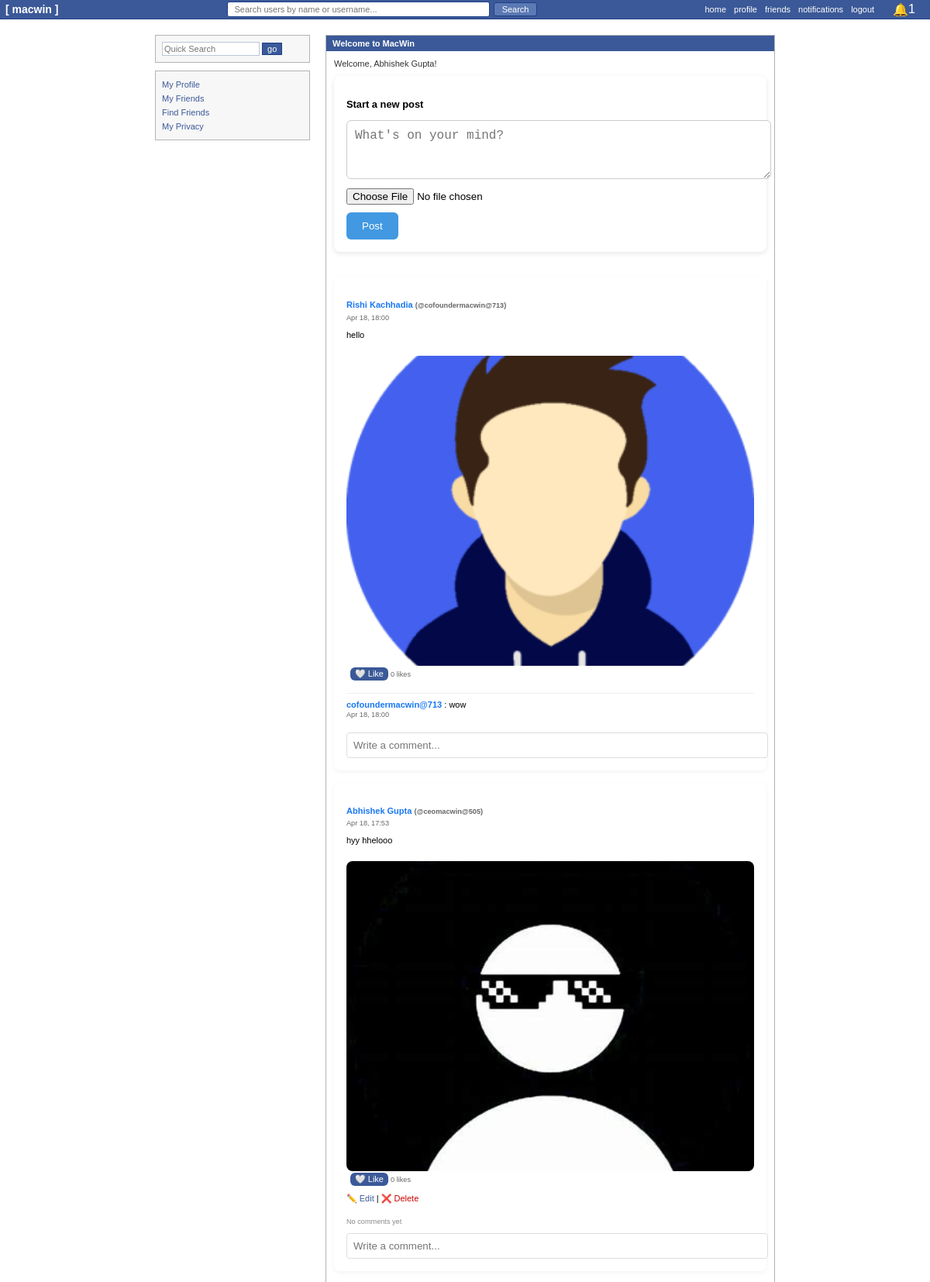
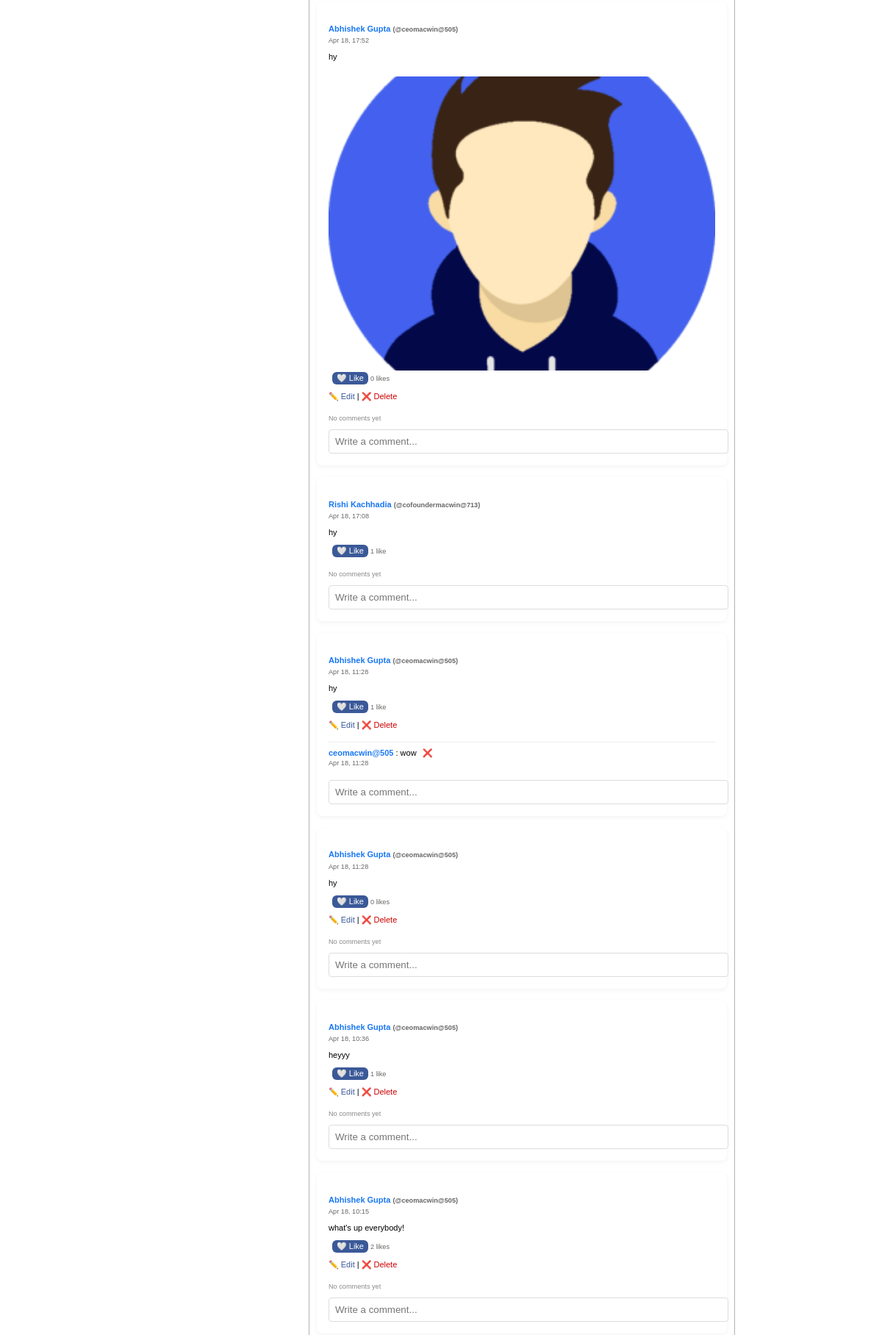
/ (signed in, upper part), run on the app's committed database (2 pictures, top to bottom).
### chat/models.py (models this page shows, shortened)
class Profile(models.Model):
    RELATIONSHIP_CHOICES = [
        ('S', 'Single'),
        ('R', 'In a Relationship'),
        ('C', "It's complicated"),
    ]
    user = models.OneToOneField(User, on_delete=models.CASCADE)
    full_name = models.CharField(max_length=100)
    branch = models.CharField(max_length=50, blank=True)
    year = models.CharField(max_length=10, blank=True)
    bio = models.TextField(blank=True)
    profile_pic = models.ImageField(upload_to='profiles/', blank=True, null=True)
    relationship_status = models.CharField(max_length=1, choices=RELATIONSHIP_CHOICES, blank=True)

class Post(models.Model):
    user = models.ForeignKey(User, on_delete=models.CASCADE, related_name='posts')
    content = models.TextField()
    image = models.ImageField(upload_to='posts/', blank=True, null=True)
    timestamp = models.DateTimeField(auto_now_add=True)
    class Meta:
        ordering = ['-timestamp']  # latest post first

class Comment(models.Model):
    post = models.ForeignKey('Post', on_delete=models.CASCADE, related_name='comments')
    user = models.ForeignKey(User, on_delete=models.CASCADE)
    content = models.TextField()
    timestamp = models.DateTimeField(auto_now_add=True)

### chat/views.py (the view)
# urls.py: path('', views.index_view, name='index'),
@login_required
def index_view(request):
    if request.method == 'POST':
        return handle_post_request(request)
    form = PostForm()
    comment_form = CommentForm()
    query = request.GET.get('q')
    results = handle_search(query, request.user) if query else None
    posts = Post.objects.select_related('user', 'user__profile').prefetch_related('likes', 'comments__user').order_by('-timestamp')
    unread_notifications = Notification.objects.filter(user=request.user, is_read=False)
    return render(request, 'chat/index.html', {
        'form': form,
        'comment_form': comment_form,
        'posts': posts,
        'results': results,
        'unread_notifications': unread_notifications
    })

### chat/forms.py
class PostForm(forms.ModelForm):
    class Meta:
        model = Post
        fields = ['content', 'image']
        widgets = {
            'content': forms.Textarea(attrs={
                'rows': 3,
                'placeholder': 'What\'s on your mind?'
            }),
        }

class CommentForm(forms.ModelForm):
    class Meta:
        model = Comment
        fields = ['content']
        widgets = {
            'content': forms.TextInput(attrs={'placeholder': 'Write a comment...'}),
        }

### chat/context_processors.py (called while the page is built)
def notifications_processor(request):
    if request.user.is_authenticated:
        unread_notifications = Notification.objects.filter(user=request.user, is_read=False)
        return {'unread_notifications': unread_notifications}
    return {'unread_notifications': []}

### chat/templates/chat/index.html (shortened to what this page needs)
<!DOCTYPE html>
<html lang="en">
<head>
</head>
<body>
    <div class="header">
        <h1>[ macwin ]</h1>
        <form method="get" class="header-search">
            <input type="text" name="q" placeholder="Search users by name or username..." value="{{ request.GET.q }}">
            <button type="submit">Search</button>
        </form>
        <div class="header-links">
            <a href="{% url 'index' %}">home</a>
            <a href="{% url 'profile' %}">profile</a>
            <a href="{% url 'friends' %}">friends</a>
            <a href="{% url 'notifications' %}">notifications</a>
            <a href="{% url 'logout' %}">logout</a>
            <div id="notif-wrapper">
                <button id="notif-btn">
                    🔔
                    {% with unread_count=unread_notifications|length %}
                        {% if unread_count > 0 %}
                            <span class="notif-count">{{ unread_count }}</span>
                        {% endif %}
                    {% endwith %}
                </button>
            </div>
        </div>
    </div>
    <div class="container">
        <div class="sidebar">
            <div class="quick-search">
                <input type="text" placeholder="Quick Search">
                <button>go</button>
            </div>
            <div class="nav-links">
                <a href="{% url 'profile' %}">My Profile</a>
                <a href="{% url 'friends' %}">My Friends</a>
                <a href="{% url 'find_friends' %}">Find Friends</a>
                <a href="{% url 'privacy_settings' %}">My Privacy</a>
            </div>
        </div>
        <div class="main-content">
            <div class="welcome-section">
                <div class="section-header">Welcome to MacWin</div>
                <div class="section-content">
                    <div class="welcome-text">
                        Welcome, {{ request.user.profile.full_name }}!
                    </div>
                    <div class="feed-container">
                        <div class="post-form">
                            <h3>Start a new post</h3>
                            <form method="post" enctype="multipart/form-data">
                                {{ form.content }}
                                <div style="margin-top: 10px;">
                                    {{ form.image }}
                                </div>
                                <button type="submit">Post</button>
                            </form>
                        </div>
                        {% for post in posts %}
                            <div class="post-card">
                                <h4>
                                    <a href="{% url 'user_profile' post.user.id %}" style="color:#1877f2; text-decoration:none;">
                                        {{ post.user.profile.full_name }}
                                    </a>
                                    <small style="color:#666;">
                                        (<a href="{% url 'user_profile' post.user.id %}" style="color:#666; text-decoration:none;">@{{ post.user.username }}</a>)
                                    </small>
                                </h4>
                                <small>{{ post.timestamp|date:"M d, H:i" }}</small>
                                <p>{{ post.content }}</p>
                                {% if post.image %}
                                    <img src="{{ post.image.url }}" style="width:100%; max-height: 400px; object-fit: cover; margin-top: 10px; border-radius: 8px;" />
                                {% endif %}
                                <form class="like-form" data-post-id="{{ post.id }}" style="display:inline;">
                                    {% with has_liked=post.likes.all %}
                                    {% if request.user in has_liked %}
                                        <button type="submit" class="like-button">❤️ Unlike</button>
                                    {% else %}
                                        <button type="submit" class="like-button">🤍 Like</button>
                                    {% endif %}
                                    {% endwith %}
                                </form>
                                <small class="likes-count">{{ post.likes.count }} like{{ post.likes.count|pluralize }}</small>
                                {% if post.user == request.user %}
                                <div style="margin-top: 10px;">
                                    <a href="{% url 'edit_post' post.id %}" style="color: #3b5998; text-decoration: none; font-size: 11px;">✏️ Edit</a>
                                    |
                                    <a href="{% url 'delete_post' post.id %}"
                                       style="color: #cc0000; text-decoration: none; font-size: 11px;"
                                       onclick="return confirm('Are you sure you want to delete this post?');">❌ Delete</a>
                                </div>
                                {% endif %}
                                <div class="comments-section" style="margin-top: 1rem;">
                                    {% for comment in post.comments.all %}
                                        <div class="comment" style="border-top: 1px solid #eee; padding: 8px 0;">
                                            <a href="{% url 'user_profile' comment.user.id %}" style="color:#1877f2; text-decoration:none;">
                                                <strong>{{ comment.user.username }}</strong>
                                            </a>: {{ comment.content }}
                                            {% if comment.user == request.user %}
                                                <a href="{% url 'delete_comment' comment.id %}"
                                                   style="color: #cc0000; text-decoration: none; font-size: 11px; margin-left: 5px;"
                                                   onclick="return confirm('Are you sure you want to delete this comment?');">❌</a>
                                            {% endif %}
                                            <br>
                                            <small style="color:#666;">{{ comment.timestamp|date:"M d, H:i" }}</small>
                                        </div>
                                    {% empty %}
                                        <small style="color:#888;">No comments yet</small>
                                    {% endfor %}
                                </div>
                                <form method="post" class="comment-form" style="margin-top: 10px;">
                                    <input type="text" name="comment_content" placeholder="Write a comment..."
                                           style="width: 100%; padding: 8px; border: 1px solid #ddd; border-radius: 4px;">
                                </form>
                            </div>
                        {% endfor %}
                    </div>
                </div>
            </div>
        </div>
    </div>
</body>
</html>

### chat/templates/chat/index.html (style rules this page uses)
body { margin: 0; padding: 0; font-family: "Tahoma", "Verdana", sans-serif; background-color: #fff; font-size: 11px; }
.header { background-color: #3b5998; padding: 2px 5px; color: white; border-bottom: 1px solid #1d4088; display: flex; align-items: center; justify-content: space-between; padding-right: 15px; }
.header h1 { margin: 0; font-size: 14px; padding: 2px; }
.header-search { flex: 1; max-width: 400px; margin: 0 20px; display: flex; align-items: center; }
.header-search input { width: 100%; padding: 3px 8px; font-size: 11px; border: 1px solid #1d4088; border-radius: 3px; margin-right: 5px; }
.header-search button { padding: 2px 10px; font-size: 11px; background: #5b79b4; color: white; border: 1px solid #1d4088; border-radius: 3px; cursor: pointer; }
.header-links { display: flex; align-items: center; gap: 10px; }
.header-links a { color: white; text-decoration: none; font-size: 11px; }
.container { width: 800px; margin: 20px auto; display: flex; }
.sidebar { width: 200px; margin-right: 20px; }
.quick-search { border: 1px solid #b3b3b3; padding: 8px; margin-bottom: 10px; background: #f7f7f7; }
.quick-search input { width: 120px; padding: 2px; font-size: 11px; border: 1px solid #bdc7d8; }
.quick-search button { padding: 1px 6px; font-size: 11px; background: #3b5998; color: white; border: 1px solid #1d4088; cursor: pointer; }
.nav-links { border: 1px solid #b3b3b3; padding: 8px; background: #f7f7f7; }
.nav-links a { display: block; color: #3b5998; text-decoration: none; padding: 3px 0; }
.main-content { flex: 1; }
.welcome-section { border: 1px solid #b3b3b3; margin-bottom: 20px; }
.section-header { background: #3b5998; color: white; padding: 4px 8px; font-weight: bold; }
.section-content { padding: 10px; background: white; }
.welcome-text { color: #333; margin-bottom: 10px; }
.feed-container { max-width: 700px; margin: auto; }
.post-form { background: white; padding: 1rem; border-radius: 8px; margin-bottom: 2rem; box-shadow: 0 2px 6px rgba(0,0,0,0.1); }
.post-form textarea { width: 100%; padding: 10px; font-size: 1rem; border-radius: 6px; border: 1px solid #ccc; resize: vertical; }
.post-form button { margin-top: 10px; padding: 10px 20px; background: #4299e1; color: white; border: none; border-radius: 6px; cursor: pointer; }
.post-card { background: white; padding: 1rem; border-radius: 8px; box-shadow: 0 2px 6px rgba(0,0,0,0.05); margin-bottom: 1rem; }
.post-card h4 { margin-bottom: 0.2rem; }
.post-card small { color: #666; }
.like-button { padding: 2px 6px; font-size: 11px; background: #3b5998; color: white; border: none; border-radius: 6px; cursor: pointer; margin-left: 5px; }
#notif-wrapper { position: relative; display: inline-block; margin-left: 10px; }
#notif-btn { background: none; border: none; cursor: pointer; color: white; font-size: 16px; padding: 0 4px; display: flex; align-items: center; }

### data on the page
Post: user.profile.full_name "Rishi Kachhadia", user.username "cofoundermacwin@713", timestamp "Apr 18, 18:00", content "hello", image (picture), likes.count "0"
Comment: user.username "cofoundermacwin@713", content "wow", timestamp "Apr 18, 18:00"
Post: user.profile.full_name "Abhishek Gupta", user.username "ceomacwin@505", timestamp "Apr 18, 17:53", content "hyy hhelooo", image (picture), likes.count "0", shows "✏️ Edit"
Post: user.profile.full_name "Abhishek Gupta", user.username "ceomacwin@505", timestamp "Apr 18, 17:52", content "hy", image (picture), likes.count "0", shows "✏️ Edit"
Post: user.profile.full_name "Rishi Kachhadia", user.username "cofoundermacwin@713", timestamp "Apr 18, 17:08", content "hy", likes.count "1"
Post: user.profile.full_name "Abhishek Gupta", user.username "ceomacwin@505", timestamp "Apr 18, 11:28", content "hy", likes.count "1", shows "✏️ Edit"
Comment: user.username "ceomacwin@505", content "wow", timestamp "Apr 18, 11:28"
Post: user.profile.full_name "Abhishek Gupta", user.username "ceomacwin@505", timestamp "Apr 18, 11:28", content "hy", likes.count "0", shows "✏️ Edit"
Post: user.profile.full_name "Abhishek Gupta", user.username "ceomacwin@505", timestamp "Apr 18, 10:36", content "heyyy", likes.count "1", shows "✏️ Edit"
Post: user.profile.full_name "Abhishek Gupta", user.username "ceomacwin@505", timestamp "Apr 18, 10:15", content "what's up everybody!", likes.count "2", shows "✏️ Edit"

### other printed values
{{ unread_count }} "1"
{{ request.user.profile.full_name }} "Abhishek Gupta"
